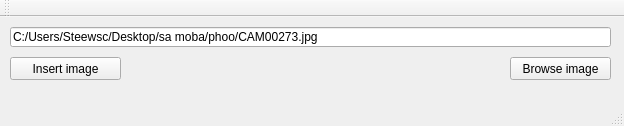
<?xml version="1.0" encoding="UTF-8"?>
<ui version="4.0">
 <class>MainWindow</class>
 <widget class="QMainWindow" name="MainWindow">
  <property name="geometry">
   <rect>
    <x>0</x>
    <y>0</y>
    <width>624</width>
    <height>126</height>
   </rect>
  </property>
  <property name="windowTitle">
   <string>MainWindow</string>
  </property>
  <widget class="QWidget" name="centralWidget">
   <widget class="QPushButton" name="btnBrowse">
    <property name="geometry">
     <rect>
      <x>510</x>
      <y>40</y>
      <width>101</width>
      <height>23</height>
     </rect>
    </property>
    <property name="text">
     <string>Browse image</string>
    </property>
   </widget>
   <widget class="QLineEdit" name="txtNewImg">
    <property name="geometry">
     <rect>
      <x>10</x>
      <y>10</y>
      <width>601</width>
      <height>20</height>
     </rect>
    </property>
    <property name="text">
     <string>C:/Users/Steewsc/Desktop/sa moba/phoo/CAM00273.jpg</string>
    </property>
   </widget>
   <widget class="QPushButton" name="btnInsertImg">
    <property name="geometry">
     <rect>
      <x>10</x>
      <y>40</y>
      <width>111</width>
      <height>23</height>
     </rect>
    </property>
    <property name="text">
     <string>Insert image</string>
    </property>
   </widget>
  </widget>
  <widget class="QMenuBar" name="menuBar">
   <property name="geometry">
    <rect>
     <x>0</x>
     <y>0</y>
     <width>624</width>
     <height>21</height>
    </rect>
   </property>
  </widget>
  <widget class="QToolBar" name="mainToolBar">
   <attribute name="toolBarArea">
    <enum>TopToolBarArea</enum>
   </attribute>
   <attribute name="toolBarBreak">
    <bool>false</bool>
   </attribute>
  </widget>
  <widget class="QStatusBar" name="statusBar"/>
 </widget>
 <layoutdefault spacing="6" margin="11"/>
 <resources/>
 <connections/>
</ui>
